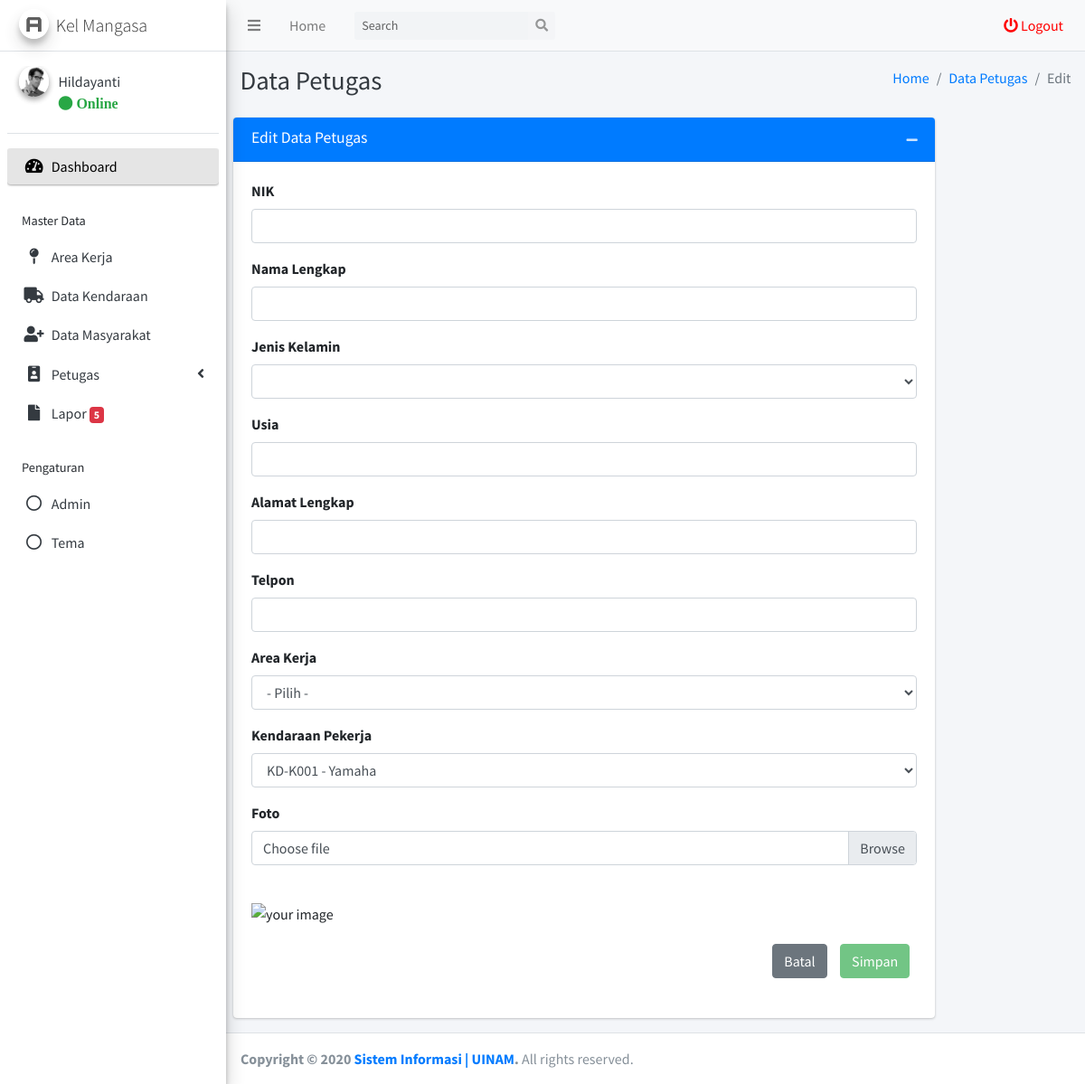
Page /kelurahan/admin/petugas/edit.php (signed in) on the committed database.
### tables this page shows
CREATE TABLE `tb_akun_kelurahan` (
  `id_akun_kelurahan` int(11) NOT NULL,
  `nama_akun_kelurahan` varchar(255) NOT NULL,
  `username_akun_kelurahan` varchar(255) NOT NULL,
  `password_akun_kelurahan` varchar(255) NOT NULL,
  `foto_akun_kelurahan` varchar(255) NOT NULL,
  `kelurahan_akun_kelurahan` varchar(255) NOT NULL,
  `status_akun_kelurahan` varchar(255) NOT NULL
);

### kelurahan/admin/petugas/edit.php (the view, shortened to what this page needs)
<?php
require_once '../template/header/header.php';
$id_pekerja = $_GET['id_pekerja'];
$result = mysqli_query($conn, "SELECT * FROM tb_pekerja WHERE id_pekerja = '$id_pekerja'");
$dta = mysqli_fetch_assoc($result);
?>
  <div class="content-wrapper">
    <div class="content-header">
      <div class="container-fluid">
        <div class="row mb-2">
          <div class="col-sm-6">
            <h1 class="m-0 text-dark">Data Petugas</h1>
          </div>
          <div class="col-sm-6">
            <ol class="breadcrumb float-sm-right">
              <li class="breadcrumb-item"><a href="../">Home</a></li>
              <li class="breadcrumb-item"><a href="../petugas/data.php">Data Petugas</a></li>
              <li class="breadcrumb-item active">Edit</li>
            </ol>
          </div>
        </div>
      </div>
    </div>
    <section class="content">
      <div class="row">
        <div class="col-md-10">
          <div class="card card-primary">
            <div class="card-header">
              <h3 class="card-title">Edit Data Petugas</h3>
              <div class="card-tools">
                <button type="button" class="btn btn-tool" data-card-widget="collapse" data-toggle="tooltip" title="Collapse">
                  <i class="fas fa-minus"></i></button>
              </div>
            </div>
            <form method="POST" action="controller.php" enctype="multipart/form-data">
              <div class="card-body">
                <div class="form-group">
                  <label for="inputName">NIK</label>
                  <input type="text" id="nik_pekerja" value="<?= $dta['nik_pekerja'] ?>" name="nik_pekerja"class="form-control">
                </div>
                <div class="form-group">
                  <label for="inputName">Nama Lengkap</label>
                  <input type="text" id="nama_pekerja" value="<?= $dta['nama_pekerja'] ?>" name="nama_pekerja"class="form-control">
                </div>
                <div class="form-group">
                <label for="inputName">Jenis Kelamin</label>
                  <select class="form-control select2" style="width: 100%;" name="jenis_kelamin_pekerja" id="jenis_kelamin_pekerja">
                    <option selected="selected" value="<?= $dta['jenis_kelamin_pekerja'] ?>"><?= $dta['jenis_kelamin_pekerja'] ?></option>
                    <option value="Laki - laki">Laki - laki</option>
                  </select>
                </div>
                <div class="form-group">
                  <label for="inputName">Usia</label>
                  <input type="number" id="usia_pekerja" value="<?= $dta['usia_pekerja'] ?>" name="usia_pekerja"class="form-control">
                </div>
                <div class="form-group">
                  <label for="inputName">Alamat Lengkap</label>
                  <input type="text" id="alamat_pekerja" value="<?= $dta['alamat_pekerja'] ?>" name="alamat_pekerja"class="form-control">
                </div>
                <div class="form-group">
                  <label for="inputName">Telpon</label>
                  <input type="number" id="telpon_pekerja" value="<?= $dta['telpon_pekerja']?>" name="telpon_pekerja" class="form-control">
                </div>
                <div class="form-group">
                <label for="inputName">Area Kerja</label>
                  <select class="form-control select2" style="width: 100%;" name="area_pekerja" id="area_pekerja">
                    <option selected="selected" value="-">- Pilih -</option>
                    <?php
                      $area = mysqli_query($conn, "SELECT * FROM tb_area WHERE kelurahan_area = '$kelurahan_header'");
                      while($row=mysqli_fetch_assoc($area)) {
                      if ($dta['area_pekerja'] == $row['id_area']) {
                        $selected = 'selected="selected"';
                      } else {
                        $selected = '';
                      }
                      }
                    ?>
                  </select>
                </div>
                <div class="form-group">
                <label for="inputName">Kendaraan Pekerja</label>
                  <select class="form-control select2" style="width: 100%;" name="kendaraan_pekerja" id="kendaraan_pekerja">
                    <?php
                      $kenderaan = mysqli_query($conn, "SELECT * FROM tb_kendaraan WHERE kelurahan_kendaraan = '$kelurahan_header' AND kondisi_kendaraan='Baik' AND status_kendaraan='Aktif'");
                        foreach($kenderaan as $row1){
                          if ($dta['kendaraan_pekerja'] == $row1['id_kendaraan']) {
                            $selected = 'selected="selected"';
                          } else {
                            $selected = '';
                          }
                          echo "<option value='$row1[id_kendaraan]' $selected>$row1[kode_kendaraan] - $row1[nama_kendaraan]</option>";
                        }
                    ?>
                  </select>
                </div>
                <div class="form-group">
                      <label for="customFile">Foto</label>
                      <div class="custom-file">
                        <label class="custom-file-label" for="foto_pekerja">Choose file</label>
                      </div>
                    </div>
                    <br>
                    <img style="max-width:180px; max-height:180px;" id="blah" src="foto/<?php echo $dta['foto_pekerja'] ?>" alt="your image" />
              <div class="col-12">
              <button type="submit" name="edit_pekerja" id="edit_pekerja" disabled="" class="btn btn-success float-right" style="margin-top: 3% ; margin-left: 2%;">Simpan</button>
              <a href="../petugas/data.php" class="btn btn-secondary float-right" style="margin-top: 3% ;">Batal</a>
            </div>
            </form>
            </div>
            <br>
          </div>
        </div>
      </div>
    </div>
<?php
require '../template/footer/footer.php';
?>

### kelurahan/admin/template/header/header.php (shortened to what this page needs)
<?php
require('../../../koneksi.php');
$get_id_session = $_SESSION['get_id_kelurahan'];
$query_header_akun = mysqli_query($conn, "SELECT * FROM tb_akun_kelurahan WHERE id_akun_kelurahan = '$get_id_session'");
$get_data_akun = mysqli_fetch_assoc($query_header_akun);
$nama_header = $get_data_akun['nama_akun_kelurahan'];
$kelurahan_header = $get_data_akun['kelurahan_akun_kelurahan'];
?>
<!DOCTYPE html>
<html>
<head>
  <link rel="stylesheet" href="../../../assets/plugins/fontawesome-free/css/all.min.css">
  <link rel="stylesheet" href="../../../assets/plugins/ekko-lightbox/ekko-lightbox.css">
  <link rel="stylesheet" href="https://code.ionicframework.com/ionicons/2.0.1/css/ionicons.min.css">
  <link rel="stylesheet" href="../../../assets/plugins/tempusdominus-bootstrap-4/css/tempusdominus-bootstrap-4.min.css">
  <link rel="stylesheet" href="../../../assets/plugins/datatables-bs4/css/dataTables.bootstrap4.min.css">
  <link rel="stylesheet" href="../../../assets/plugins/datatables-responsive/css/responsive.bootstrap4.min.css">
  <link href="https://cdn.jsdelivr.net/gh/gitbrent/bootstrap-switch-button@1.1.0/css/bootstrap-switch-button.min.css" rel="stylesheet">
  <link rel="stylesheet" href="../../../assets/dist/css/adminlte.min.css">
  <link rel="stylesheet" href="../../../assets/plugins/overlayScrollbars/css/OverlayScrollbars.min.css">
</head>
<body class="hold-transition sidebar-mini layout-fixed">
<div class="wrapper">
  <nav class="main-header navbar navbar-expand navbar-grey navbar-light">
    <ul class="navbar-nav">
      <li class="nav-item">
        <a class="nav-link" data-widget="pushmenu" href="#" role="button"><i class="fas fa-bars"></i></a>
      </li>
      <li class="nav-item d-none d-sm-inline-block">
        <a href="../index.php" class="nav-link">Home</a>
      </li>
    </ul>
    <form class="form-inline ml-3">
      <div class="input-group input-group-sm">
        <input class="form-control form-control-navbar" type="search" placeholder="Search" aria-label="Search">
        <div class="input-group-append">
          <button class="btn btn-navbar" type="submit">
            <i class="fas fa-search"></i>
          </button>
        </div>
      </div>
    </form>
    <ul class="navbar-nav ml-auto">
      <li class="nav-item">
        <a style="color: red;" class="nav-link" data-toggle="modal" data-target="#modal-default"  href="" role="button">
          <i class="fas fa fa-power-off" style="color: red;"></i> Logout
        </a>
      </li>
    </ul>
  </nav>
  <aside class="main-sidebar sidebar-light-grey elevation-3">
    <a href="../index.php" class="brand-link">
      <img src="../../../assets/dist/img/AdminLTELogo.png" alt="Logo Kabupaten Soppeng" class="brand-image img-circle elevation-3"
           style="opacity: .8">
      <span class="brand-text font-weight-light">Kel <?= $kelurahan_header ?></span>
    </a>
    <div class="sidebar">
      <div class="user-panel mt-3 pb-3 mb-3 d-flex">
        <div class="image">
          <img src="../../../assets/dist/img/user2-160x160.jpg" class="img-circle elevation-2" alt="User Image">
        </div>
        <div class="info">
          <a href="#" class="d-block"><?= $nama_header ?></a>
          <a href="#"<i class="fa fa-circle text-success"></i> Online</a>
        </div>
      </div>
      <nav class="mt-2">
        <ul class="nav nav-pills nav-sidebar flex-column" data-widget="treeview" role="menu" data-accordion="false">
          <li class="nav-item has-treeview menu-open">
            <a href="../" class="nav-link active">
              <i class="nav-icon fas fa-tachometer-alt"></i>
              <p>
                Dashboard
              </p>
            </a>
          </li>
          <li class="nav-header">Master Data</li>
          <li class="nav-item">
            <a href="../area/data.php" class="nav-link">
              <i class="nav-icon fa fa-map-pin"></i>
              <p>
                Area Kerja
              </p>
            </a>
          </li>
          <li class="nav-item">
            <a href="../kendaraan/data.php" class="nav-link">
              <i class="nav-icon fa fa-truck"></i>
              <p>
                Data Kendaraan
              </p>
            </a>
          </li>
          <li class="nav-item">
            <a href="../masyarakat/data.php" class="nav-link">
              <i class="nav-icon fa fa-user-plus"></i>
              <p>
                Data Masyarakat
              </p>
            </a>
          </li>
          <li class="nav-item">
            <a href="" class="nav-link">
              <i class="nav-icon fa fa-id-badge"></i>
              <p>
                Petugas
                <i class="fas fa-angle-left right"></i>
              </p>
            </a>
          </li>
          <li class="nav-item">
          <?php
            $laporan = mysqli_query($conn, "SELECT * FROM tb_laporan WHERE kelurahan_laporan = '$get_data_akun[kelurahan_akun_kelurahan]' AND staus_laporan = 'New'");
            $row_laporan = mysqli_num_rows($laporan);
            $row_laporan_final = $row_laporan;
          ?>
            <a href="#" class="nav-link">
              <i class="far fa fa-file nav-icon"></i>
              <p>
                Lapor
                <span class="badge badge-danger"><?= $row_laporan_final ?></span>
              </p>
            </a>
          </li>
          <li class="nav-header">Pengaturan</li>
          <li class="nav-item">
            <a href="../user/data.php" class="nav-link">
              <i class="far fa-circle nav-icon"></i>
              <p>
                Admin
              </p>
            </a>
          </li>
          <li class="nav-item">
            <a class="nav-link" data-widget="control-sidebar" data-slide="true" href="#" role="button">
              <i class="far fa-circle nav-icon"></i>
              <p>
                Tema
              </p>
            </a>
          </li>
          <li class="nav-header"></li>
        </ul>
      </nav>
    </div>
  </aside>

### rows in the picture
tb_akun_kelurahan: kelurahan_akun_kelurahan "Mangasa", nama_akun_kelurahan "Hildayanti"

### other values in the picture
$row_laporan_final "5"
form field kendaraan_pekerja "KD-K001 - Yamaha"
